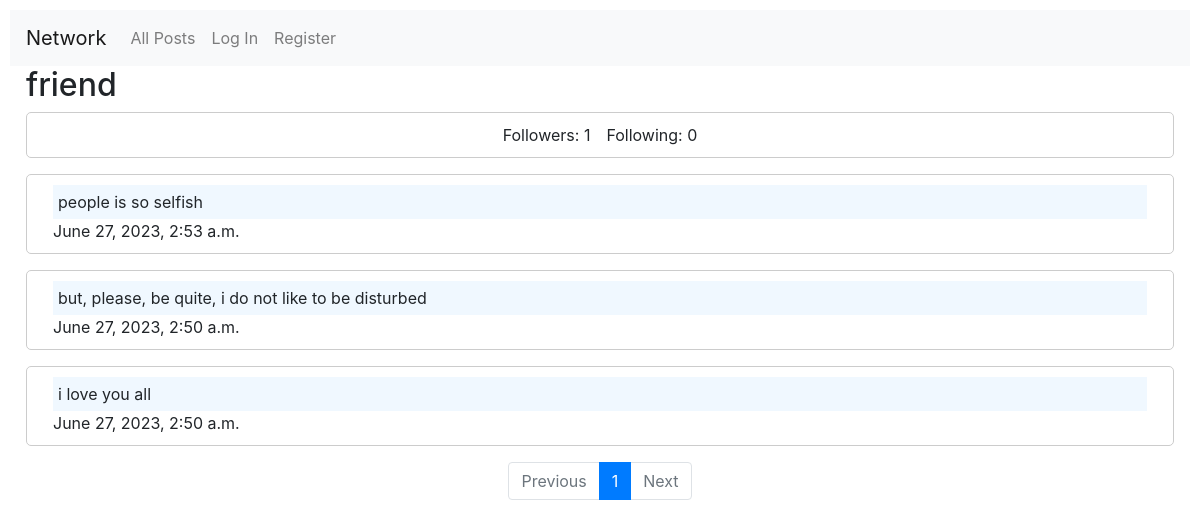
Page /profile/friend on the earlier database version.
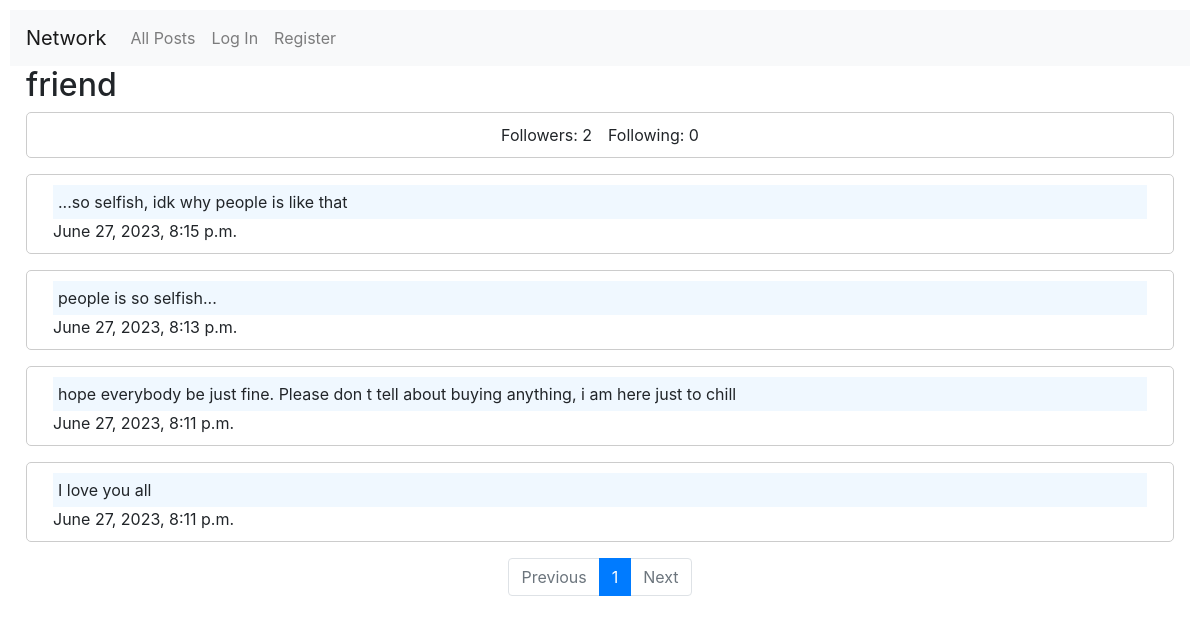
Same page on the later database version.
### network/models.py (models this page shows)
class User(AbstractUser):
    pass

class Post(models.Model):
    user = models.ForeignKey(
        User, on_delete=models.CASCADE, default=None, related_name="post"
    )
    created_at = models.DateTimeField(default=timezone.now)
    text = models.TextField(default="")

### network/views.py (the view)
# urls.py: path("profile/<str:username>", views.profile, name="profile"),
def profile(request, username):
    profile_user = User.objects.get(username=username)
    followers = profile_user.following.count()
    followings = profile_user.followers.count()
    posts = Post.objects.filter(user=profile_user).order_by("-created_at")
    is_following = False
    if request.user.is_authenticated:
        profile, created = Profile.objects.get_or_create(user=request.user)
        is_following = profile.following.filter(id=profile_user.id).exists()
    paginator = Paginator(posts, 10)
    page_number = request.GET.get("page")
    page_obj = paginator.get_page(page_number)
    return render(
        request,
        "network/profile.html",
        {
            "profile_user": profile_user,
            "followers": followers,
            "followings": followings,
            "page_obj": page_obj,
            "is_following": is_following,
        },
    )

### network/templates/network/profile.html (shortened to what this page needs)
{% extends "network/layout.html" %}
{% block body %}
<h2 class="ml-3">{{profile_user.username}}</h2>
<div>
    <div class="new-post">
        <div class="d-flex align-items-center flex-column">
            <div class="d-flex">
                <p class="mr-3">Followers: {{followers}}</p>
                <p>Following: {{followings}} </p>
            </div>
        </div>
    </div>
    {% for post in page_obj%}
    <div class="card-body new-post mt-3">
        <p class="card-text ml-3 mr-3 text">{{post.text}}</p>
        <p class="card-text ml-3">{{post.created_at}}</p>
    </div>
    {% endfor %}
    {% include 'network/pagination.html' %}
</div>
{% endblock %}

### network/templates/network/layout.html (shortened to what this page needs)
{% load static %}
<!DOCTYPE html>
<html lang="en">
<head>
    <link rel="stylesheet" href="https://stackpath.bootstrapcdn.com/bootstrap/4.4.1/css/bootstrap.min.css"
>
    <link href="{% static 'network/styles.css' %}" rel="stylesheet">
</head>
<body>
    <nav class="navbar navbar-expand-lg navbar-light bg-light">
        <a class="navbar-brand" href="#">Network</a>
        <div>
            <ul class="navbar-nav mr-auto">
                <li class="nav-item">
                    <a class="nav-link" href="{% url 'index' %}">All Posts</a>
                </li>
                {% if user.is_authenticated %}
                <li class="nav-item">
                    <a class="nav-link" href="{% url 'following' %}">Following</a>
                </li>
                <li class="nav-item">
                    <a class="nav-link" href="{% url 'followers' %}">Followers</a>
                </li>
                <li class="nav-item">
                    <a class="nav-link" href="{% url 'logout' %}">Log Out</a>
                </li>
                {% else %}
                <li class="nav-item">
                    <a class="nav-link" href="{% url 'login' %}">Log In</a>
                </li>
                <li class="nav-item">
                    <a class="nav-link" href="{% url 'register' %}">Register</a>
                </li>
                {% endif %}
            </ul>
        </div>
    </nav>
    <div class="body">
        {% block body %}
        {% endblock %}
    </div>
</body>
</html>

### network/templates/network/pagination.html
<nav aria-label="Page navigation">
    <ul class="pagination justify-content-center mt-3">
        {% if page_obj.has_previous %}
        <li class="page-item"><a class="page-link" href="?page={{ page_obj.previous_page_number }}">Previous</a>
        </li>
        {% else %}
        <li class="page-item disabled"><a class="page-link" href="#">Previous</a></li>
        {% endif %}
        {% for i in page_obj.paginator.page_range %}
        {% if page_obj.number == i %}
        <li class="page-item active"><a class="page-link" href="#">{{ i }}</a></li>
        {% else %}
        <li class="page-item"><a class="page-link" href="?page={{ i }}">{{ i }}</a></li>
        {% endif %}
        {% endfor %}
        {% if page_obj.has_next %}
        <li class="page-item"><a class="page-link" href="?page={{ page_obj.next_page_number }}">Next</a></li>
        {% else %}
        <li class="page-item disabled"><a class="page-link" href="#">Next</a></li>
        {% endif %}
    </ul>
</nav>

### network/static/network/styles.css (style rules this page uses)
:root { --blue-main-color: #007bff; }
body { padding: 10px; }
.new-post { border: 1px solid #ccc; padding: 10px; margin: 0 1rem; border-radius: 5px; }
p { margin-bottom: 0; }
.card-text.text { background-color: aliceblue; padding: 5px 5px; }

Differences in the rows shown:
removed Post: text "people is so selfish", created_at "June 27, 2023, 2:53 a.m."
removed Post: text "but, please, be quite, i do not like to be disturbed", created_at "June 27, 2023, 2:50 a.m."
removed Post: text "i love you all", created_at "June 27, 2023, 2:50 a.m."
added Post: text "...so selfish, idk why people is like that", created_at "June 27, 2023, 8:15 p.m."
added Post: text "people is so selfish...", created_at "June 27, 2023, 8:13 p.m."
added Post: text "hope everybody be just fine. Please don t tell about buying anything, i am here just to chill", created_at "June 27, 2023, 8:11 p.m."
added Post: text "I love you all", created_at "June 27, 2023, 8:11 p.m."
Other differences:
{{ followers }}: "1" → "2"
